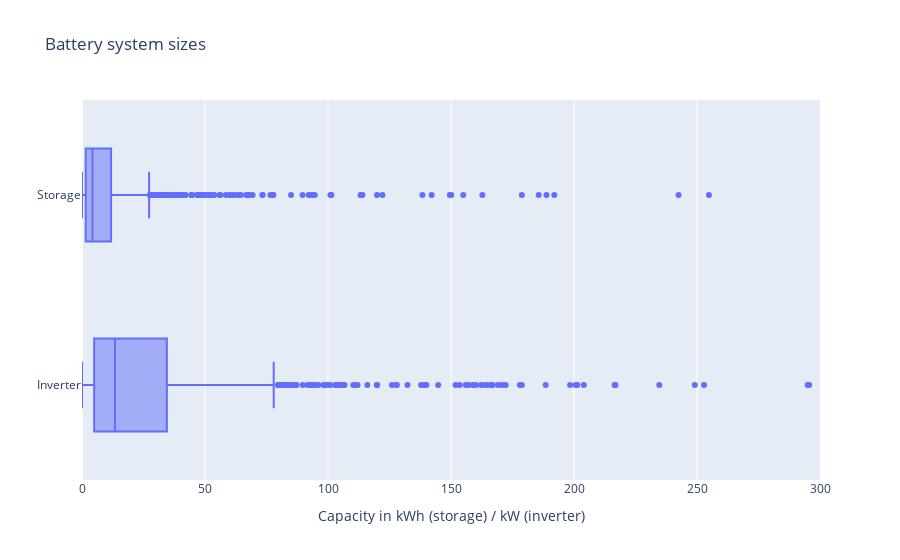

This figure's notebook cell:
### Markdown cell above
## System sizes

### Code cell
storage_size = profiles_using_storage["storage_capacity_kwh"].copy()
storage_size.name = "Storage capacity"
print(storage_size.describe().drop("count").to_markdown())

print("")
inverter_size = profiles_using_storage["inverter_capacity_kw"].copy()
inverter_size.name = "Inverter capacity"
print(inverter_size.describe().drop("count").to_markdown())


fig_df = profiles_using_storage.copy()
fig_df = fig_df.rename(columns={
    "storage_capacity_kwh": "Storage",
    "inverter_capacity_kw": "Inverter"})
fig = px.box(
    data_frame=fig_df,
    x=["Inverter", "Storage"],
    title="Battery system sizes")
fig.update_layout(xaxis_title="Capacity in kWh (storage) / kW (inverter)", yaxis_title="")
fig.update_xaxes(range=[0, 300])
fig.show()

### Figure 1 — Plotly figure (JSON) as saved in the notebook; plotly's stock layout.template omitted (floating-point values rounded to 4 significant figures; data arrays with more than 128 entries replaced by an {"elided": "..."} marker saying what was removed)
{"data": [{"alignmentgroup": "True", "hovertemplate": "value=%{x}<br>variable=%{y}<extra></extra>", "legendgroup": "", "marker": {"color": "#636efa"}, "name": "", "notched": false, "offsetgroup": "", "orientation": "h", "showlegend": false, "type": "box", "x": {"elided": "2290 float values"}, "x0": " ", "xaxis": "x", "y": {"elided": "2290 str values"}, "y0": " ", "yaxis": "y"}], "layout": {"boxmode": "group", "legend": {"tracegroupgap": 0}, "title": {"text": "Battery system sizes"}, "xaxis": {"anchor": "y", "domain": [0, 1], "range": [0, 300], "title": {"text": "Capacity in kWh (storage) / kW (inverter)"}}, "yaxis": {"anchor": "x", "domain": [0, 1], "title": {"text": ""}}}}
